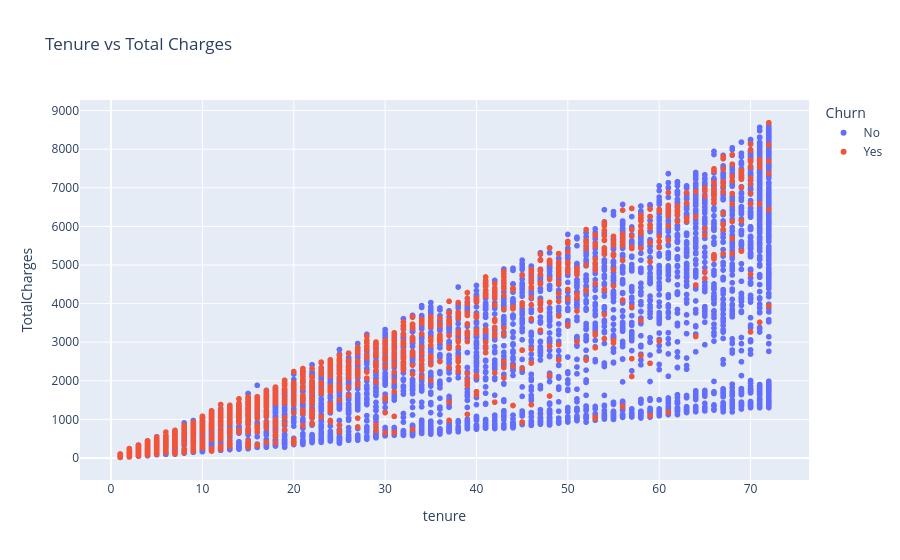

The notebook cell saved with this chart:
### Code cell
px.scatter(df, x='tenure', y='TotalCharges', color='Churn',
                  title='Tenure vs Total Charges')

### Figure 1 — Plotly figure (JSON) as saved in the notebook; plotly's stock layout.template omitted (floating-point values rounded to 4 significant figures; data arrays with more than 128 entries replaced by an {"elided": "..."} marker saying what was removed)
{"data": [{"hovertemplate": "Churn=No<br>tenure=%{x}<br>TotalCharges=%{y}<extra></extra>", "legendgroup": "No", "marker": {"color": "#636efa", "symbol": "circle"}, "mode": "markers", "name": "No", "showlegend": true, "type": "scattergl", "x": {"elided": "5153 int values"}, "xaxis": "x", "y": {"elided": "5153 float values"}, "yaxis": "y"}, {"hovertemplate": "Churn=Yes<br>tenure=%{x}<br>TotalCharges=%{y}<extra></extra>", "legendgroup": "Yes", "marker": {"color": "#EF553B", "symbol": "circle"}, "mode": "markers", "name": "Yes", "showlegend": true, "type": "scattergl", "x": {"elided": "1857 int values"}, "xaxis": "x", "y": {"elided": "1857 float values"}, "yaxis": "y"}], "layout": {"legend": {"title": {"text": "Churn"}, "tracegroupgap": 0}, "title": {"text": "Tenure vs Total Charges"}, "xaxis": {"anchor": "y", "domain": [0, 1], "title": {"text": "tenure"}}, "yaxis": {"anchor": "x", "domain": [0, 1], "title": {"text": "TotalCharges"}}}}
